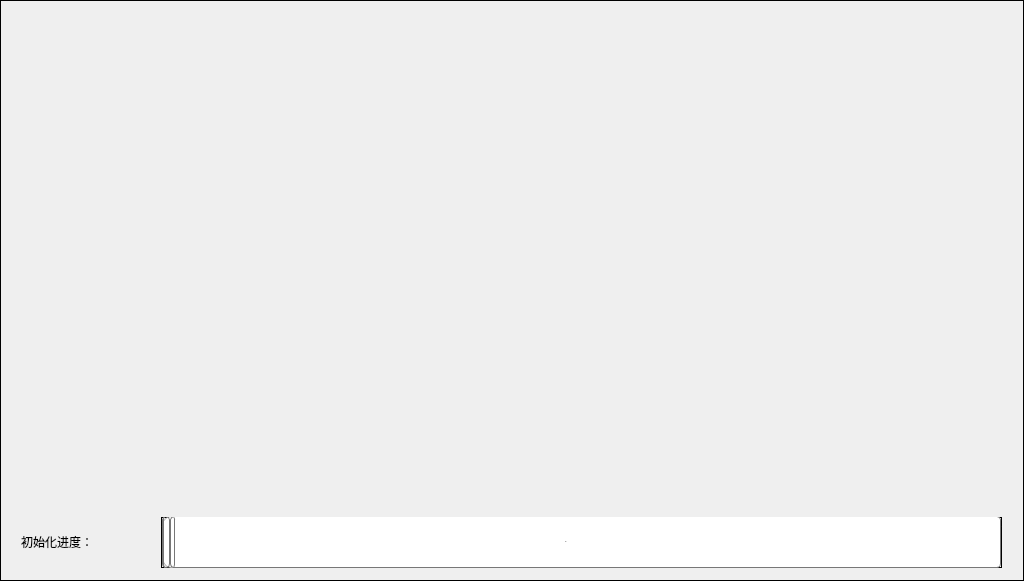
   <widget class="QStackedWidget" name="stkWidget">
    <property name="geometry">
     <rect>
      <x>0</x>
      <y>120</y>
      <width>1024</width>
      <height>581</height>
     </rect>
    </property>
    <property name="sizePolicy">
     <sizepolicy hsizetype="Fixed" vsizetype="Fixed">
      <horstretch>0</horstretch>
      <verstretch>0</verstretch>
     </sizepolicy>
    </property>
    <property name="minimumSize">
     <size>
      <width>1024</width>
      <height>581</height>
     </size>
    </property>
    <property name="maximumSize">
     <size>
      <width>1024</width>
      <height>581</height>
     </size>
    </property>
    <property name="frameShape">
     <enum>QFrame::Box</enum>
    </property>
    <property name="frameShadow">
     <enum>QFrame::Plain</enum>
    </property>
    <property name="currentIndex">
     <number>0</number>
    </property>
    <widget class="QWidget" name="Init_page">
     <widget class="QSlider" name="Progress_bar">
      <property name="geometry">
       <rect>
        <x>160</x>
        <y>516</y>
        <width>841</width>
        <height>51</height>
       </rect>
      </property>
      <property name="styleSheet">
       <string notr="true">QSlider::groove:horizontal {
border: 1px solid #bbb;
background: white;
height:50px;
border-radius: 10px;
}

QSlider::sub-page:horizontal {
background: qlineargradient(x1: 0, y1: 0.2, x2: 1, y2: 1,
    stop: 0 #bbf, stop: 1 #55f);
border: 1px solid #777;
height:40px;
border-radius: 4px;
}

QSlider::add-page:horizontal {
background: #fff;
border: 1px solid #777;
height: 40px;
border-radius: 4px;
}

QSlider::handle:horizontal {
background: qlineargradient(x1:0, y1:0, x2:1, y2:1,
    stop:0 #eee, stop:1 #ccc);
border: 1px solid #777;
width: 10px;
margin-top: -2px;
margin-bottom: -2px;
border-radius: 4px;
}

QSlider::handle:horizontal:hover {
background: qlineargradient(x1:0, y1:0, x2:1, y2:1,
    stop:0 #fff, stop:1 #ddd);
border: 1px solid #444;
border-radius: 4px;
}

QSlider::sub-page:horizontal:disabled {
background: #bbb;
border-color: #999;
}

QSlider::add-page:horizontal:disabled {
background: #eee;
border-color: #999;
}

QSlider::handle:horizontal:disabled {
background: #eee;
border: 1px solid #aaa;
border-radius: 4px;
}

QSlider{
border: 1px solid black;

}

</string>
      </property>
      <property name="maximum">
       <number>100</number>
      </property>
      <property name="singleStep">
       <number>1</number>
      </property>
      <property name="value">
       <number>0</number>
      </property>
      <property name="sliderPosition">
       <number>0</number>
      </property>
      <property name="tracking">
       <bool>true</bool>
      </property>
      <property name="orientation">
       <enum>Qt::Horizontal</enum>
      </property>
      <property name="tickInterval">
       <number>0</number>
      </property>
     </widget>
     <widget class="QLabel" name="label_plan">
      <property name="geometry">
       <rect>
        <x>20</x>
        <y>515</y>
        <width>141</width>
        <height>51</height>
       </rect>
      </property>
      <property name="frameShape">
       <enum>QFrame::NoFrame</enum>
      </property>
      <property name="text">
       <string>初始化进度：</string>
      </property>
     </widget>
     <widget class="QSpinBox" name="Progress_num">
      <property name="geometry">
       <rect>
        <x>510</x>
        <y>525</y>
        <width>111</width>
        <height>31</height>
       </rect>
      </property>
      <property name="font">
       <font>
        <family>SimSun</family>
        <pointsize>-1</pointsize>
        <weight>50</weight>
        <italic>false</italic>
        <bold>false</bold>
       </font>
      </property>
      <property name="styleSheet">
       <string notr="true">QSpinBox#Progress_num{
	background-color:transparent;
}</string>
      </property>
      <property name="frame">
       <bool>false</bool>
      </property>
      <property name="alignment">
       <set>Qt::AlignCenter</set>
      </property>
      <property name="buttonSymbols">
       <enum>QAbstractSpinBox::NoButtons</enum>
      </property>
      <property name="keyboardTracking">
       <bool>true</bool>
      </property>
      <property name="suffix">
       <string>%</string>
      </property>
      <property name="maximum">
       <number>100</number>
      </property>
      <property name="value">
       <number>0</number>
      </property>
     </widget>
    </widget>
   </widget>
